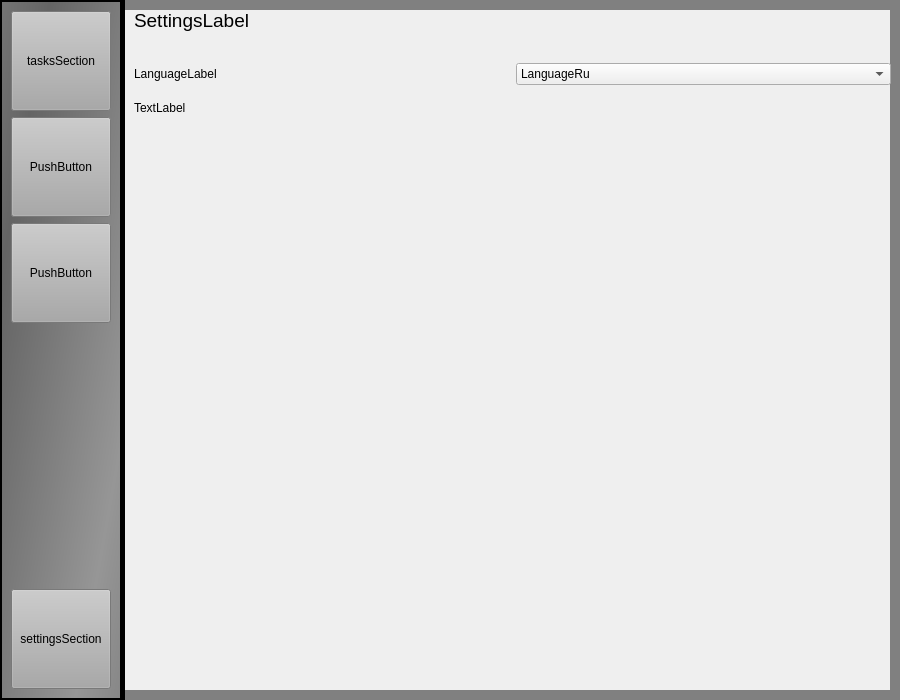
<?xml version="1.0" encoding="UTF-8"?>
<ui version="4.0">
 <class>MainWindow</class>
 <widget class="QMainWindow" name="MainWindow">
  <property name="geometry">
   <rect>
    <x>0</x>
    <y>0</y>
    <width>900</width>
    <height>700</height>
   </rect>
  </property>
  <property name="windowTitle">
   <string>MainWindow</string>
  </property>
  <property name="styleSheet">
   <string notr="true">#MainWindow {
	border: 10px solid gray;
}</string>
  </property>
  <widget class="QWidget" name="centralwidget">
   <property name="styleSheet">
    <string notr="true">#centralwidget {
	border: 5px solid gray
}</string>
   </property>
   <layout class="QHBoxLayout" name="horizontalLayout">
    <property name="spacing">
     <number>0</number>
    </property>
    <property name="leftMargin">
     <number>0</number>
    </property>
    <property name="topMargin">
     <number>0</number>
    </property>
    <property name="rightMargin">
     <number>0</number>
    </property>
    <property name="bottomMargin">
     <number>0</number>
    </property>
    <item>
     <widget class="QFrame" name="frame_2">
      <property name="styleSheet">
       <string notr="true">#frame_2 {
	background-color: qlineargradient(spread:reflect, x1:0.2, y1:0.2, x2:0.8, y2:0.8, stop:0 rgba(100, 100, 100, 255), stop:0.5 rgba(125, 125, 125, 255), stop:1 rgba(150, 150, 150, 255));
	border: 2px solid black;
	border-right-width: 5px;
}

QPushButton {
	background-color: darkgray;
}

QPushButton:hover {
	background-color: lightgray;
}

QPushButton:pressed {
	background-color: gray;
}
</string>
      </property>
      <property name="frameShape">
       <enum>QFrame::StyledPanel</enum>
      </property>
      <property name="frameShadow">
       <enum>QFrame::Raised</enum>
      </property>
      <layout class="QVBoxLayout" name="verticalLayout_3">
       <item>
        <widget class="QPushButton" name="menuTasksButton">
         <property name="minimumSize">
          <size>
           <width>100</width>
           <height>100</height>
          </size>
         </property>
         <property name="text">
          <string>tasksSection</string>
         </property>
        </widget>
       </item>
       <item>
        <widget class="QPushButton" name="pushButton_3">
         <property name="minimumSize">
          <size>
           <width>100</width>
           <height>100</height>
          </size>
         </property>
         <property name="text">
          <string>PushButton</string>
         </property>
        </widget>
       </item>
       <item>
        <widget class="QPushButton" name="pushButton_2">
         <property name="minimumSize">
          <size>
           <width>100</width>
           <height>100</height>
          </size>
         </property>
         <property name="text">
          <string>PushButton</string>
         </property>
        </widget>
       </item>
       <item>
        <spacer name="verticalSpacer">
         <property name="orientation">
          <enum>Qt::Vertical</enum>
         </property>
         <property name="sizeHint" stdset="0">
          <size>
           <width>20</width>
           <height>40</height>
          </size>
         </property>
        </spacer>
       </item>
       <item>
        <widget class="QPushButton" name="menuSettingsButton">
         <property name="minimumSize">
          <size>
           <width>100</width>
           <height>100</height>
          </size>
         </property>
         <property name="text">
          <string>settingsSection</string>
         </property>
        </widget>
       </item>
      </layout>
     </widget>
    </item>
    <item>
     <widget class="QStackedWidget" name="sections">
      <property name="styleSheet">
       <string notr="true">#sections &gt; QWidget {
	background-color: qlineargradient(spread:pad, x1:0, y1:0, x2:1, y2:1, stop:0 rgba(155, 155, 155, 255), stop:1 rgba(255, 255, 255, 255));
	border: 2px solid black;
	border-left: 0px;
}</string>
      </property>
      <property name="currentIndex">
       <number>0</number>
      </property>
      <widget class="QWidget" name="settingsSection">
       <layout class="QGridLayout" name="gridLayout">
        <property name="verticalSpacing">
         <number>16</number>
        </property>
        <item row="6" column="0">
         <spacer name="verticalSpacer_2">
          <property name="orientation">
           <enum>Qt::Vertical</enum>
          </property>
          <property name="sizeHint" stdset="0">
           <size>
            <width>20</width>
            <height>40</height>
           </size>
          </property>
         </spacer>
        </item>
        <item row="5" column="0">
         <widget class="QLabel" name="label_3">
          <property name="text">
           <string>TextLabel</string>
          </property>
         </widget>
        </item>
        <item row="4" column="0">
         <widget class="QLabel" name="languageLabel">
          <property name="text">
           <string>LanguageLabel</string>
          </property>
         </widget>
        </item>
        <item row="1" column="0">
         <widget class="QLabel" name="settingsLabel">
          <property name="text">
           <string>&lt;html&gt;&lt;head/&gt;&lt;body&gt;&lt;p&gt;&lt;span style=&quot; font-size:14pt;&quot;&gt;SettingsLabel&lt;/span&gt;&lt;/p&gt;&lt;/body&gt;&lt;/html&gt;</string>
          </property>
          <property name="textFormat">
           <enum>Qt::AutoText</enum>
          </property>
         </widget>
        </item>
        <item row="4" column="1">
         <widget class="QComboBox" name="languageComboBox">
          <item>
           <property name="text">
            <string>LanguageRu</string>
           </property>
          </item>
          <item>
           <property name="text">
            <string>LanguageEn</string>
           </property>
          </item>
         </widget>
        </item>
        <item row="2" column="0">
         <spacer name="verticalSpacer_3">
          <property name="orientation">
           <enum>Qt::Vertical</enum>
          </property>
          <property name="sizeType">
           <enum>QSizePolicy::Fixed</enum>
          </property>
          <property name="sizeHint" stdset="0">
           <size>
            <width>20</width>
            <height>15</height>
           </size>
          </property>
         </spacer>
        </item>
       </layout>
      </widget>
      <widget class="QWidget" name="tasksSection">
       <layout class="QHBoxLayout" name="horizontalLayout_3">
        <property name="spacing">
         <number>0</number>
        </property>
        <property name="leftMargin">
         <number>0</number>
        </property>
        <property name="topMargin">
         <number>2</number>
        </property>
        <property name="rightMargin">
         <number>0</number>
        </property>
        <property name="bottomMargin">
         <number>2</number>
        </property>
        <item>
         <widget class="QListView" name="tasksView"/>
        </item>
        <item>
         <layout class="QVBoxLayout" name="taskButtonsLayout">
          <property name="leftMargin">
           <number>10</number>
          </property>
          <property name="rightMargin">
           <number>10</number>
          </property>
          <item>
           <widget class="QPushButton" name="taskCreateButton">
            <property name="minimumSize">
             <size>
              <width>150</width>
              <height>35</height>
             </size>
            </property>
            <property name="text">
             <string>taskCreate</string>
            </property>
           </widget>
          </item>
          <item>
           <widget class="QPushButton" name="taskChangeButton">
            <property name="minimumSize">
             <size>
              <width>150</width>
              <height>35</height>
             </size>
            </property>
            <property name="text">
             <string>taskChange</string>
            </property>
           </widget>
          </item>
          <item>
           <widget class="QPushButton" name="taskDeleteButton">
            <property name="minimumSize">
             <size>
              <width>150</width>
              <height>35</height>
             </size>
            </property>
            <property name="text">
             <string>taskDelete</string>
            </property>
           </widget>
          </item>
         </layout>
        </item>
       </layout>
      </widget>
     </widget>
    </item>
   </layout>
  </widget>
  <widget class="QMenuBar" name="menubar">
   <property name="geometry">
    <rect>
     <x>0</x>
     <y>0</y>
     <width>900</width>
     <height>26</height>
    </rect>
   </property>
  </widget>
  <widget class="QStatusBar" name="statusbar">
   <property name="enabled">
    <bool>true</bool>
   </property>
   <property name="maximumSize">
    <size>
     <width>0</width>
     <height>0</height>
    </size>
   </property>
  </widget>
 </widget>
 <resources/>
 <connections/>
</ui>
